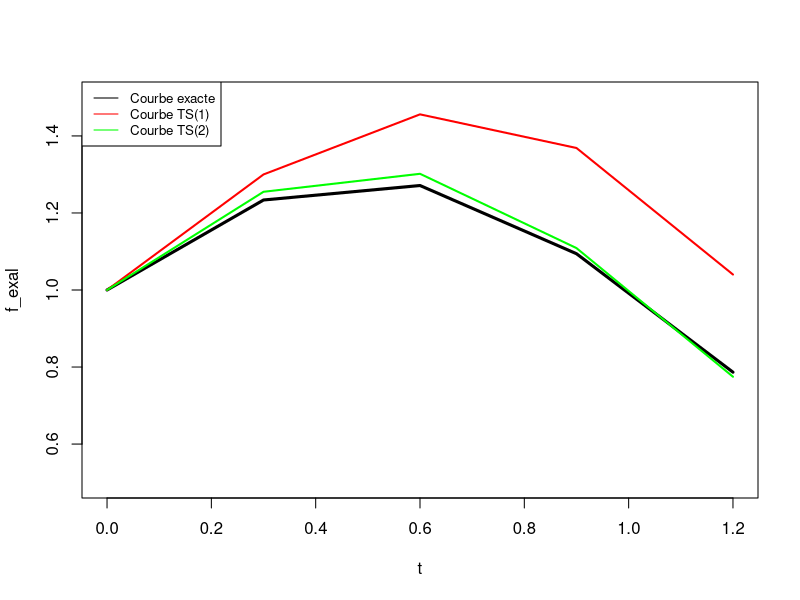

This figure's R source:
#LE SCHEMA EXPLICITE D'EULEUR
library(kableExtra)

##############2-) Calcul de l'erreur e4
#Calcul de la fonction f

Derive_seconde = function(t,y){
  return((-1-4*t+4*t)*y)
}

calcul_pas =  function(t0,y0,theta,Tol.Tn,hmax,hmin){
  Tt = t0 + Tn
  t = t0
  i=1
  h0=h=sqrt(2*Tol)
  Eln1 = h0^2/2*Derive_seconde(t0,y0)
  while (t[i]<Tt) {
    
  if(Tol-theta<= abs(Eln1) && abs(Eln1)<=Tol+theta){
    h = min(h,Tt - t[i])
  }
    else if(abs(Eln1)>Tol+theta){
      h = min(max(h,hmax))
    }
    else{
      h = h*sqrt(abs(Tol/Eln1))
      h = min(h,Tt - t[1])
    }
    t = c(t,t[i]+h)
    Eln1 = h^2/2*Derive_seconde(t[i],y0)
    i =i +1
    
  }
}

f = function(t,y){
  return((1-2*t)*y)
}

#Calcul de la fonction reelle

f_exa = function(t){
  return(exp(0.25-(t-0.5)^2))
}

# Pour TS1
f_app1 = function(y0,t,h){
  y = numeric(length(t))
  y[1] = y0
  for (i in 2:length(t)) {
    y[i] = y[i-1]+h*f(t[i-1],y[i-1])
  }
  return(y)
}

# Pour TS2
f_app2 = function(y0,t,h){
  y = numeric(length(t))
  y[1] = y0
  for (i in 2:length(t)) {
    y[i] = y[i-1]+h*(f(t[i-1],y[i-1])+h/2*(-1-4*t[i-1]+4*t[i-1]^2)*y[i-1])
  }
  return(y)
}

#Des conditions initiales

h = 0.30
Tn = 1.2
y0 = 1
t=seq(0,Tn,by=h)

f_appl1 = f_app1(y0,t,h)
f_appl2 = f_app2(y0,t,h)
f_exal = mapply(f_exa,t = t)
erro1 = abs(f_exal-f_appl1)
erro2 = abs(f_exal-f_appl2)
result1 = data.frame(temps = t, sol_app1=f_appl1, sol_app2=f_appl2, sol_exa1=f_exal, erro1 = erro1, erro2 = erro2)
#dev.new()
View(result1)

plot(t,f_exal,type = 'l',lwd=3,ylim = c(0.5, 1.5))
points(t,f_appl1,type='l',col='red',lwd=2)

points(t,f_appl2,type='l',col='green',lwd=2)

legend("topleft",legend = c("Courbe exacte","Courbe TS(1)","Courbe TS(2)"), col = c("black","red","green"),lty = 1, cex = 0.8)
##################################################################
